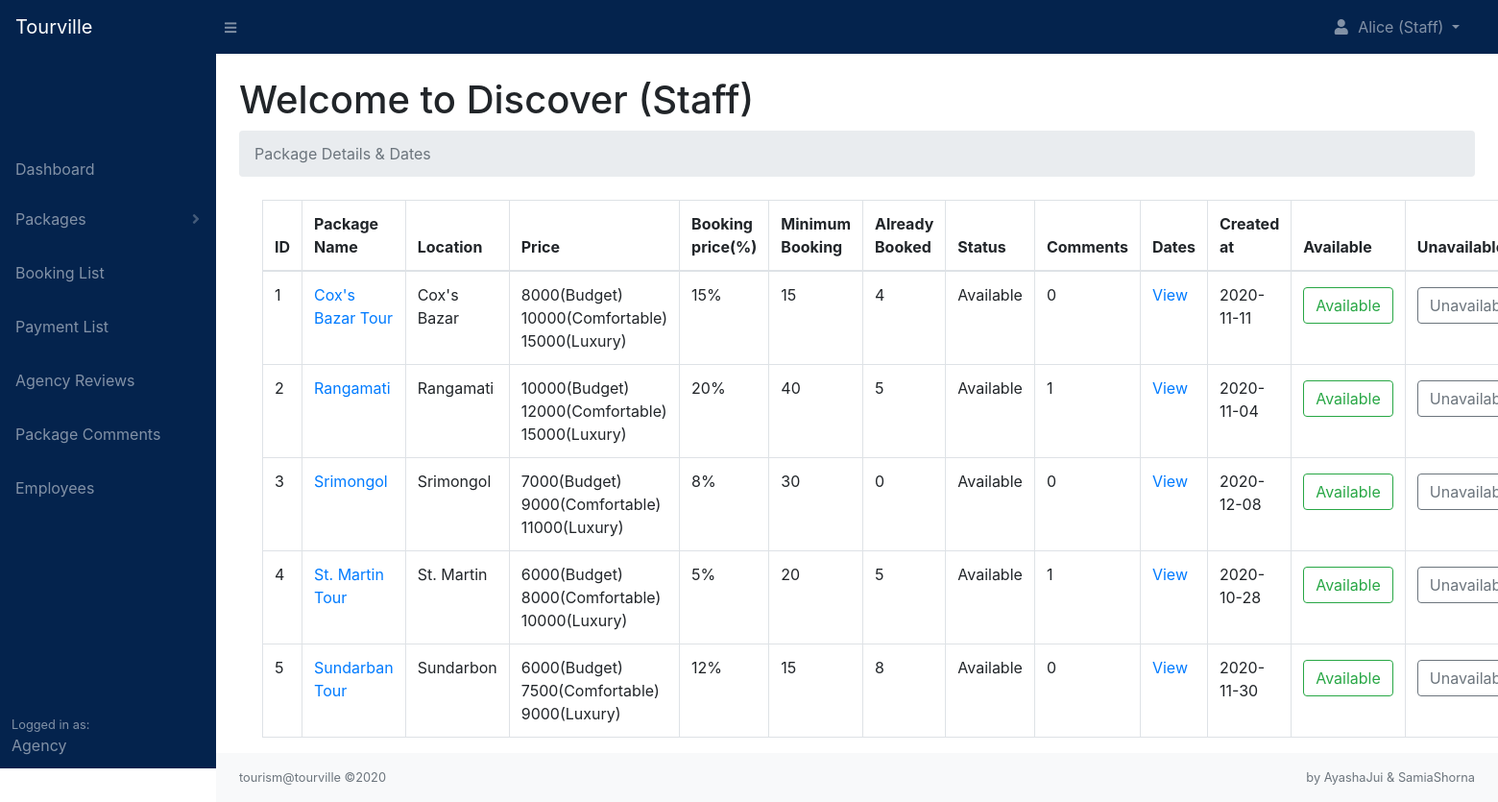
Screenshot of /agency/packages.php (signed in) with the database file from the repository.
### tables this page shows
CREATE TABLE `packages` (
  `package_id` int(11) NOT NULL,
  `agency_id` int(11) NOT NULL,
  `package_name` varchar(255) NOT NULL,
  `location` varchar(255) NOT NULL,
  `country` varchar(255) NOT NULL,
  `place_details` text NOT NULL,
  `place_images` text NOT NULL,
  `num_days` int(11) NOT NULL,
  `num_nights` int(11) NOT NULL,
  `budget_price` int(11) NOT NULL,
  `comfort_price` int(11) NOT NULL,
  `lux_price` int(11) NOT NULL,
  `budget_details` varchar(255) NOT NULL,
  `comfort_details` varchar(255) NOT NULL,
  `lux_details` varchar(255) NOT NULL,
  `booking_percentage` int(11) NOT NULL,
  `min_people` int(11) NOT NULL,
  `includes` text NOT NULL,
  `excludes` text NOT NULL,
  `optional` text NOT NULL,
  `itinerary` text NOT NULL,
  `package_status` varchar(255) NOT NULL,
  `package_date` date NOT NULL
);

### agency/includes/view_all_packages.php (the view, shortened to what this page needs)
<?php
    if($_SESSION['agency_id']){
        $agency_id = $_SESSION['agency_id'];
        $stmt = $pdo->prepare('SELECT * FROM packages WHERE agency_id = :agency_id ORDER BY package_name');
        $stmt->execute([':agency_id' => $agency_id]);
        $packages = [];
        while($row = $stmt->fetch(PDO::FETCH_ASSOC)){
            $packages[] = $row;
        }
    }
?>
<div class="container-fluid">
<?php
    if(empty($packages)){
        echo '<h1 class="text-center pt-4">No Package Found</h1>';
    }else{
?>
    <div class="col-xs-12">
        <table class="table table-hover table-bordered">
            <thead>
                <tr>
                <th>ID</th>
                <th>Package Name</th>
                <th>Location</th>
                <th>Price</th>
                <th>Booking price(%)</th>
                <th>Minimum Booking</th>
                <th>Already Booked</th>
                <th>Status</th>
                <th>Comments</th>
                <th>Dates</th>
                <th>Created at</th>
                <th>Available</th>
                <th>Unavailable</th>
            </tr>
            </thead>
            <tbody>
            <?php
                foreach($packages as $key => $package){
                    if($package['package_status'] == 'unavailable'){
                        echo '<tr class="table-warning">';
                    }else{
                        echo '<tr>';
                    }
                            echo '<td>'. ++$key .'</td>';
                            echo '<td><a href="../package.php?package_id='. $package['package_id'] .'">'. $package['package_name'] .'</a></td>';
                            echo '<td>'. $package['location'] .'</td>';
                            echo '<td>'. $package['budget_price'] .'(Budget)<br>
                                    '. $package['comfort_price'] .'(Comfortable)<br>
                                    '. $package['lux_price'] .'(Luxury)</td>';
                            echo '<td>'. $package['booking_percentage'] .'%</td>';
                            echo '<td>'. $package['min_people'] .'</td>';
                            $stmt = $pdo->prepare('SELECT * FROM bookings WHERE package_id = :package_id AND booking_status = :booking_status');
                            $stmt->execute([':package_id'       => $package['package_id'],
                                            ':booking_status'   => 'confirm']);
                            $books = [];
                            while($row = $stmt->fetch(PDO::FETCH_ASSOC)){
                                $books[] = $row['persons'];
                            }
                            $size = sizeof($books);
                            $book_person = 0;
                            for($i=0; $i<$size; $i++){
                                $book_person += $books[$i];
                            }
                            echo '<td>'. $book_person .'</td>';
                            echo '<td>'. ucwords($package['package_status']) .'</td>';
                            $stmt = $pdo->prepare('SELECT count(*) FROM comments WHERE package_id = :package_id AND comment_status = :comment_status');
                            $stmt->execute([':package_id'       => $package['package_id'],
                                            ':comment_status'   => 'published']);
                            $comment_count = $stmt->fetchColumn();
                            echo '<td>'. $comment_count .'</td>';
                            $stmt = $pdo->prepare('SELECT count(*) FROM package_dates WHERE package_id = :package_id');
                            $stmt->execute([':package_id'   => $package['package_id']]);
                            $found = $stmt->fetchColumn();
                            if(empty($found)){
                                echo '<td><a href="packages.php?page=add_date&package='. $package['package_id'] .'" class="btn btn-primary mt-1" style="background-color: #62A6F9;border: none;">Set</a></td>';
                            }else{
                                echo '<td><a href="packages.php?page=package_date">View</a></td>';
                            }
                            echo '<td>'. $package['package_date'] .'</td>';
                        if($package['package_status'] == 'unavailable'){
                            echo '<td><a  href="packages.php?available='. $package['package_id'] .'" class="btn btn-success mt-1">Available</a></td>';
                            echo '<td><a  href="packages.php?unavailable='. $package['package_id'] .'" class="btn btn-secondary mt-1">Unavailable</a></td>';
                        }else {
                            echo '<td><a  href="packages.php?available='. $package['package_id'] .'" class="btn btn-outline-success mt-1">Available</a></td>';
                            echo '<td><a  href="packages.php?unavailable='. $package['package_id'] .'" class="btn btn-outline-secondary mt-1">Unavailable</a></td>';
                        }
                        echo '</tr>';
                }
            ?>
            </tbody>
        </table>
    </div>
    <?php
        }
    ?>
</div>

### rows the page displays
packages: package_name "Cox's Bazar Tour", location "Cox's Bazar", budget_price "8000", comfort_price "10000", lux_price "15000", booking_percentage "15", min_people "15", book_person "4", package_status "Available", comment_count "0", package_date "2020-11-11"
packages: package_name "Rangamati", location "Rangamati", budget_price "10000", comfort_price "12000", lux_price "15000", booking_percentage "20", min_people "40", book_person "5", package_status "Available", comment_count "1", package_date "2020-11-04"
packages: package_name "Srimongol", location "Srimongol", budget_price "7000", comfort_price "9000", lux_price "11000", booking_percentage "8", min_people "30", book_person "0", package_status "Available", comment_count "0", package_date "2020-12-08"
packages: package_name "St. Martin Tour", location "St. Martin", budget_price "6000", comfort_price "8000", lux_price "10000", booking_percentage "5", min_people "20", book_person "5", package_status "Available", comment_count "1", package_date "2020-10-28"
packages: package_name "Sundarban Tour", location "Sundarbon", budget_price "6000", comfort_price "7500", lux_price "9000", booking_percentage "12", min_people "15", book_person "8", package_status "Available", comment_count "0", package_date "2020-11-30"

### other values shown
$_SESSION['employee_firstname'] "Alice"
$_SESSION['role'] "Staff"
$_SESSION['agency_name'] "Discover"
